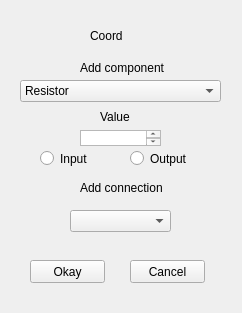
<?xml version="1.0" encoding="UTF-8"?>
<ui version="4.0">
 <class>Form</class>
 <widget class="QWidget" name="Form">
  <property name="geometry">
   <rect>
    <x>0</x>
    <y>0</y>
    <width>242</width>
    <height>313</height>
   </rect>
  </property>
  <property name="windowTitle">
   <string>Form</string>
  </property>
  <widget class="QComboBox" name="comboBox">
   <property name="geometry">
    <rect>
     <x>20</x>
     <y>80</y>
     <width>201</width>
     <height>22</height>
    </rect>
   </property>
   <item>
    <property name="text">
     <string>Resistor</string>
    </property>
   </item>
   <item>
    <property name="text">
     <string>Load</string>
    </property>
   </item>
   <item>
    <property name="text">
     <string>Capacitor</string>
    </property>
   </item>
  </widget>
  <widget class="QRadioButton" name="radioButton">
   <property name="geometry">
    <rect>
     <x>40</x>
     <y>150</y>
     <width>82</width>
     <height>17</height>
    </rect>
   </property>
   <property name="text">
    <string>Input</string>
   </property>
  </widget>
  <widget class="QRadioButton" name="radioButton_2">
   <property name="geometry">
    <rect>
     <x>130</x>
     <y>150</y>
     <width>82</width>
     <height>17</height>
    </rect>
   </property>
   <property name="text">
    <string>Output</string>
   </property>
  </widget>
  <widget class="QLabel" name="label">
   <property name="geometry">
    <rect>
     <x>80</x>
     <y>60</y>
     <width>91</width>
     <height>16</height>
    </rect>
   </property>
   <property name="text">
    <string>Add component</string>
   </property>
  </widget>
  <widget class="QComboBox" name="comboBox_2">
   <property name="geometry">
    <rect>
     <x>70</x>
     <y>210</y>
     <width>101</width>
     <height>22</height>
    </rect>
   </property>
  </widget>
  <widget class="QLabel" name="label_2">
   <property name="geometry">
    <rect>
     <x>80</x>
     <y>180</y>
     <width>121</width>
     <height>16</height>
    </rect>
   </property>
   <property name="text">
    <string>Add connection</string>
   </property>
  </widget>
  <widget class="QTextEdit" name="textEdit">
   <property name="geometry">
    <rect>
     <x>80</x>
     <y>130</y>
     <width>81</width>
     <height>16</height>
    </rect>
   </property>
  </widget>
  <widget class="QLabel" name="label_3">
   <property name="geometry">
    <rect>
     <x>100</x>
     <y>110</y>
     <width>47</width>
     <height>13</height>
    </rect>
   </property>
   <property name="text">
    <string>Value</string>
   </property>
  </widget>
  <widget class="QLabel" name="label_4">
   <property name="geometry">
    <rect>
     <x>90</x>
     <y>20</y>
     <width>81</width>
     <height>31</height>
    </rect>
   </property>
   <property name="text">
    <string>Coord</string>
   </property>
  </widget>
  <widget class="QPushButton" name="pushButton">
   <property name="geometry">
    <rect>
     <x>30</x>
     <y>260</y>
     <width>75</width>
     <height>23</height>
    </rect>
   </property>
   <property name="text">
    <string>Okay</string>
   </property>
  </widget>
  <widget class="QPushButton" name="pushButton_2">
   <property name="geometry">
    <rect>
     <x>130</x>
     <y>260</y>
     <width>75</width>
     <height>23</height>
    </rect>
   </property>
   <property name="text">
    <string>Cancel</string>
   </property>
  </widget>
 </widget>
 <resources/>
 <connections/>
</ui>
